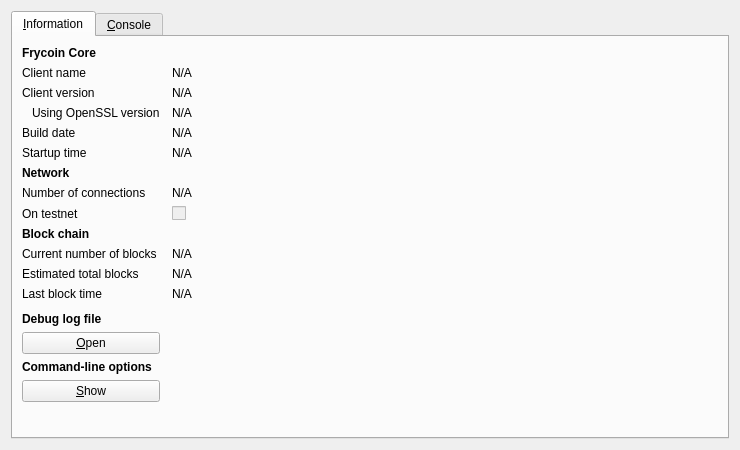
<?xml version="1.0" encoding="UTF-8"?>
<ui version="4.0">
 <class>RPCConsole</class>
 <widget class="QDialog" name="RPCConsole">
  <property name="geometry">
   <rect>
    <x>0</x>
    <y>0</y>
    <width>740</width>
    <height>450</height>
   </rect>
  </property>
  <property name="windowTitle">
   <string>Frycoin - Debug window</string>
  </property>
  <layout class="QVBoxLayout" name="verticalLayout_2">
   <item>
    <widget class="QTabWidget" name="tabWidget">
     <property name="currentIndex">
      <number>0</number>
     </property>
     <widget class="QWidget" name="tab_info">
      <attribute name="title">
       <string>&amp;Information</string>
      </attribute>
      <layout class="QGridLayout" name="gridLayout" columnstretch="0,1">
       <property name="horizontalSpacing">
        <number>12</number>
       </property>
       <item row="0" column="0">
        <widget class="QLabel" name="label_9">
         <property name="font">
          <font>
           <weight>75</weight>
           <bold>true</bold>
          </font>
         </property>
         <property name="text">
          <string>Frycoin Core</string>
         </property>
        </widget>
       </item>
       <item row="1" column="0">
        <widget class="QLabel" name="label_5">
         <property name="text">
          <string>Client name</string>
         </property>
        </widget>
       </item>
       <item row="1" column="1">
        <widget class="QLabel" name="clientName">
         <property name="cursor">
          <cursorShape>IBeamCursor</cursorShape>
         </property>
         <property name="text">
          <string>N/A</string>
         </property>
         <property name="textFormat">
          <enum>Qt::PlainText</enum>
         </property>
         <property name="textInteractionFlags">
          <set>Qt::LinksAccessibleByMouse|Qt::TextSelectableByKeyboard|Qt::TextSelectableByMouse</set>
         </property>
        </widget>
       </item>
       <item row="2" column="0">
        <widget class="QLabel" name="label_6">
         <property name="text">
          <string>Client version</string>
         </property>
        </widget>
       </item>
       <item row="2" column="1">
        <widget class="QLabel" name="clientVersion">
         <property name="cursor">
          <cursorShape>IBeamCursor</cursorShape>
         </property>
         <property name="text">
          <string>N/A</string>
         </property>
         <property name="textFormat">
          <enum>Qt::PlainText</enum>
         </property>
         <property name="textInteractionFlags">
          <set>Qt::LinksAccessibleByMouse|Qt::TextSelectableByKeyboard|Qt::TextSelectableByMouse</set>
         </property>
        </widget>
       </item>
       <item row="3" column="0">
        <widget class="QLabel" name="label_14">
         <property name="text">
          <string>Using OpenSSL version</string>
         </property>
         <property name="indent">
          <number>10</number>
         </property>
        </widget>
       </item>
       <item row="3" column="1">
        <widget class="QLabel" name="openSSLVersion">
         <property name="cursor">
          <cursorShape>IBeamCursor</cursorShape>
         </property>
         <property name="text">
          <string>N/A</string>
         </property>
         <property name="textFormat">
          <enum>Qt::PlainText</enum>
         </property>
         <property name="textInteractionFlags">
          <set>Qt::LinksAccessibleByMouse|Qt::TextSelectableByKeyboard|Qt::TextSelectableByMouse</set>
         </property>
        </widget>
       </item>
       <item row="4" column="0">
        <widget class="QLabel" name="label_12">
         <property name="text">
          <string>Build date</string>
         </property>
        </widget>
       </item>
       <item row="4" column="1">
        <widget class="QLabel" name="buildDate">
         <property name="cursor">
          <cursorShape>IBeamCursor</cursorShape>
         </property>
         <property name="text">
          <string>N/A</string>
         </property>
         <property name="textFormat">
          <enum>Qt::PlainText</enum>
         </property>
         <property name="textInteractionFlags">
          <set>Qt::LinksAccessibleByMouse|Qt::TextSelectableByKeyboard|Qt::TextSelectableByMouse</set>
         </property>
        </widget>
       </item>
       <item row="5" column="0">
        <widget class="QLabel" name="label_13">
         <property name="text">
          <string>Startup time</string>
         </property>
        </widget>
       </item>
       <item row="5" column="1">
        <widget class="QLabel" name="startupTime">
         <property name="cursor">
          <cursorShape>IBeamCursor</cursorShape>
         </property>
         <property name="text">
          <string>N/A</string>
         </property>
         <property name="textFormat">
          <enum>Qt::PlainText</enum>
         </property>
         <property name="textInteractionFlags">
          <set>Qt::LinksAccessibleByMouse|Qt::TextSelectableByKeyboard|Qt::TextSelectableByMouse</set>
         </property>
        </widget>
       </item>
       <item row="6" column="0">
        <widget class="QLabel" name="label_11">
         <property name="font">
          <font>
           <weight>75</weight>
           <bold>true</bold>
          </font>
         </property>
         <property name="text">
          <string>Network</string>
         </property>
        </widget>
       </item>
       <item row="7" column="0">
        <widget class="QLabel" name="label_7">
         <property name="text">
          <string>Number of connections</string>
         </property>
        </widget>
       </item>
       <item row="7" column="1">
        <widget class="QLabel" name="numberOfConnections">
         <property name="cursor">
          <cursorShape>IBeamCursor</cursorShape>
         </property>
         <property name="text">
          <string>N/A</string>
         </property>
         <property name="textFormat">
          <enum>Qt::PlainText</enum>
         </property>
         <property name="textInteractionFlags">
          <set>Qt::LinksAccessibleByMouse|Qt::TextSelectableByKeyboard|Qt::TextSelectableByMouse</set>
         </property>
        </widget>
       </item>
       <item row="8" column="0">
        <widget class="QLabel" name="label_8">
         <property name="text">
          <string>On testnet</string>
         </property>
        </widget>
       </item>
       <item row="8" column="1">
        <widget class="QCheckBox" name="isTestNet">
         <property name="enabled">
          <bool>false</bool>
         </property>
         <property name="text">
          <string/>
         </property>
        </widget>
       </item>
       <item row="9" column="0">
        <widget class="QLabel" name="label_10">
         <property name="font">
          <font>
           <weight>75</weight>
           <bold>true</bold>
          </font>
         </property>
         <property name="text">
          <string>Block chain</string>
         </property>
        </widget>
       </item>
       <item row="10" column="0">
        <widget class="QLabel" name="label_3">
         <property name="text">
          <string>Current number of blocks</string>
         </property>
        </widget>
       </item>
       <item row="10" column="1">
        <widget class="QLabel" name="numberOfBlocks">
         <property name="cursor">
          <cursorShape>IBeamCursor</cursorShape>
         </property>
         <property name="text">
          <string>N/A</string>
         </property>
         <property name="textFormat">
          <enum>Qt::PlainText</enum>
         </property>
         <property name="textInteractionFlags">
          <set>Qt::LinksAccessibleByMouse|Qt::TextSelectableByKeyboard|Qt::TextSelectableByMouse</set>
         </property>
        </widget>
       </item>
       <item row="11" column="0">
        <widget class="QLabel" name="label_4">
         <property name="text">
          <string>Estimated total blocks</string>
         </property>
        </widget>
       </item>
       <item row="11" column="1">
        <widget class="QLabel" name="totalBlocks">
         <property name="cursor">
          <cursorShape>IBeamCursor</cursorShape>
         </property>
         <property name="text">
          <string>N/A</string>
         </property>
         <property name="textFormat">
          <enum>Qt::PlainText</enum>
         </property>
         <property name="textInteractionFlags">
          <set>Qt::LinksAccessibleByMouse|Qt::TextSelectableByKeyboard|Qt::TextSelectableByMouse</set>
         </property>
        </widget>
       </item>
       <item row="12" column="0">
        <widget class="QLabel" name="label_2">
         <property name="text">
          <string>Last block time</string>
         </property>
        </widget>
       </item>
       <item row="12" column="1">
        <widget class="QLabel" name="lastBlockTime">
         <property name="cursor">
          <cursorShape>IBeamCursor</cursorShape>
         </property>
         <property name="text">
          <string>N/A</string>
         </property>
         <property name="textFormat">
          <enum>Qt::PlainText</enum>
         </property>
         <property name="textInteractionFlags">
          <set>Qt::LinksAccessibleByMouse|Qt::TextSelectableByKeyboard|Qt::TextSelectableByMouse</set>
         </property>
        </widget>
       </item>
       <item row="13" column="0">
        <spacer name="verticalSpacer_2">
         <property name="orientation">
          <enum>Qt::Vertical</enum>
         </property>
         <property name="sizeHint" stdset="0">
          <size>
           <width>20</width>
           <height>20</height>
          </size>
         </property>
        </spacer>
       </item>
       <item row="14" column="0">
        <widget class="QLabel" name="labelDebugLogfile">
         <property name="font">
          <font>
           <weight>75</weight>
           <bold>true</bold>
          </font>
         </property>
         <property name="text">
          <string>Debug log file</string>
         </property>
        </widget>
       </item>
       <item row="15" column="0">
        <widget class="QPushButton" name="openDebugLogfileButton">
         <property name="toolTip">
          <string>Open the Frycoin debug log file from the current data directory. This can take a few seconds for large log files.</string>
         </property>
         <property name="text">
          <string>&amp;Open</string>
         </property>
         <property name="autoDefault">
          <bool>false</bool>
         </property>
        </widget>
       </item>
       <item row="16" column="0">
        <widget class="QLabel" name="labelCLOptions">
         <property name="font">
          <font>
           <weight>75</weight>
           <bold>true</bold>
          </font>
         </property>
         <property name="text">
          <string>Command-line options</string>
         </property>
        </widget>
       </item>
       <item row="17" column="0">
        <widget class="QPushButton" name="showCLOptionsButton">
         <property name="toolTip">
          <string>Show the Frycoin-Qt help message to get a list with possible Frycoin command-line options.</string>
         </property>
         <property name="text">
          <string>&amp;Show</string>
         </property>
         <property name="autoDefault">
          <bool>false</bool>
         </property>
        </widget>
       </item>
       <item row="18" column="0">
        <spacer name="verticalSpacer">
         <property name="orientation">
          <enum>Qt::Vertical</enum>
         </property>
         <property name="sizeHint" stdset="0">
          <size>
           <width>20</width>
           <height>40</height>
          </size>
         </property>
        </spacer>
       </item>
      </layout>
     </widget>
     <widget class="QWidget" name="tab_console">
      <attribute name="title">
       <string>&amp;Console</string>
      </attribute>
      <layout class="QVBoxLayout" name="verticalLayout_3">
       <property name="spacing">
        <number>3</number>
       </property>
       <item>
        <widget class="QTextEdit" name="messagesWidget">
         <property name="minimumSize">
          <size>
           <width>0</width>
           <height>100</height>
          </size>
         </property>
         <property name="readOnly">
          <bool>true</bool>
         </property>
         <property name="tabKeyNavigation" stdset="0">
          <bool>false</bool>
         </property>
         <property name="columnCount" stdset="0">
          <number>2</number>
         </property>
        </widget>
       </item>
       <item>
        <layout class="QHBoxLayout" name="horizontalLayout">
         <property name="spacing">
          <number>3</number>
         </property>
         <item>
          <widget class="QLabel" name="label">
           <property name="text">
            <string notr="true">&gt;</string>
           </property>
          </widget>
         </item>
         <item>
          <widget class="QLineEdit" name="lineEdit"/>
         </item>
         <item>
          <widget class="QPushButton" name="clearButton">
           <property name="maximumSize">
            <size>
             <width>24</width>
             <height>24</height>
            </size>
           </property>
           <property name="toolTip">
            <string>Clear console</string>
           </property>
           <property name="text">
            <string/>
           </property>
           <property name="icon">
            <iconset resource="../bitcoin.qrc">
             <normaloff>:/icons/remove</normaloff>:/icons/remove</iconset>
           </property>
           <property name="shortcut">
            <string notr="true">Ctrl+L</string>
           </property>
           <property name="autoDefault">
            <bool>false</bool>
           </property>
          </widget>
         </item>
        </layout>
       </item>
      </layout>
     </widget>
    </widget>
   </item>
  </layout>
 </widget>
 <resources>
  <include location="../bitcoin.qrc"/>
 </resources>
 <connections/>
</ui>
